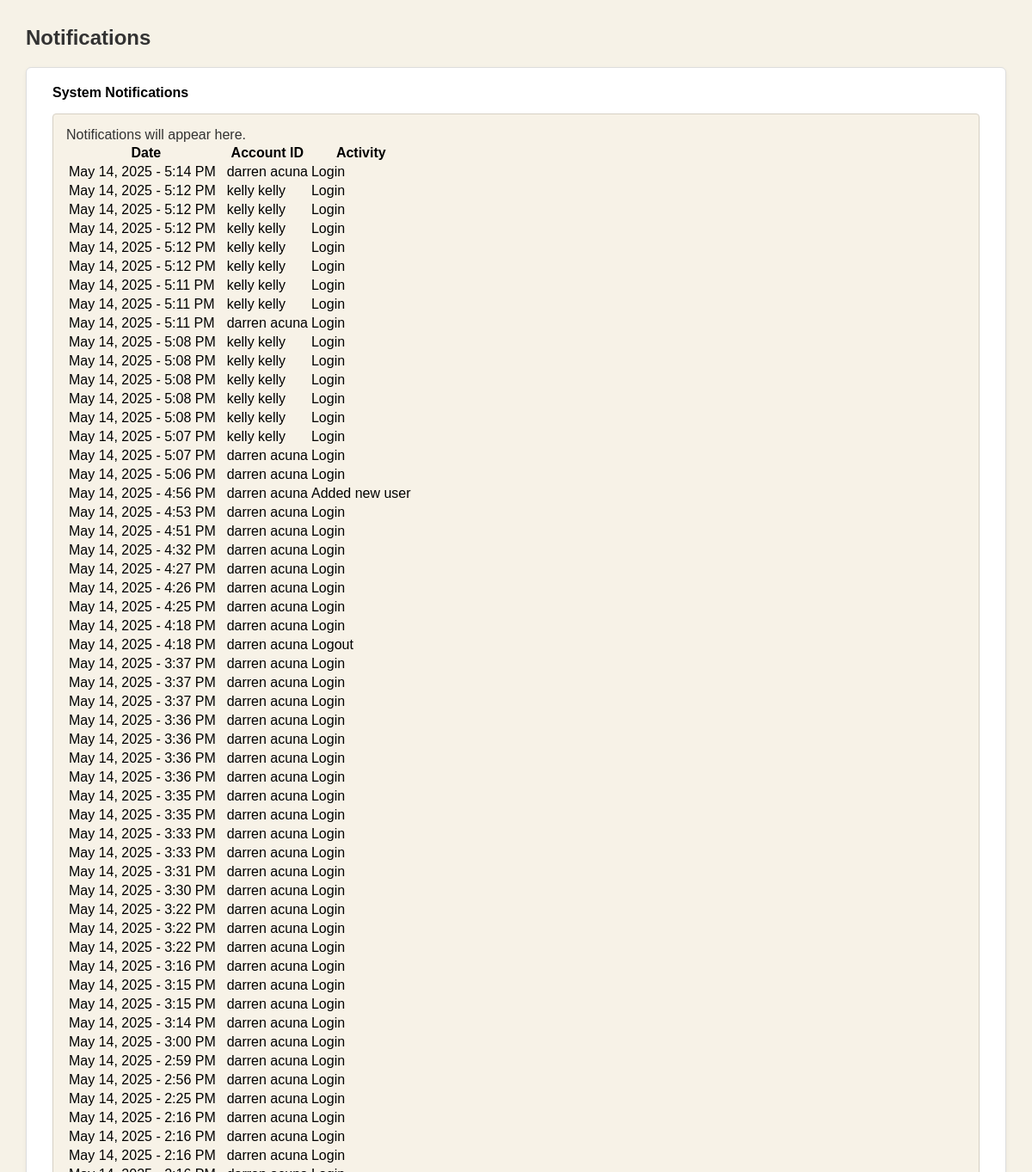
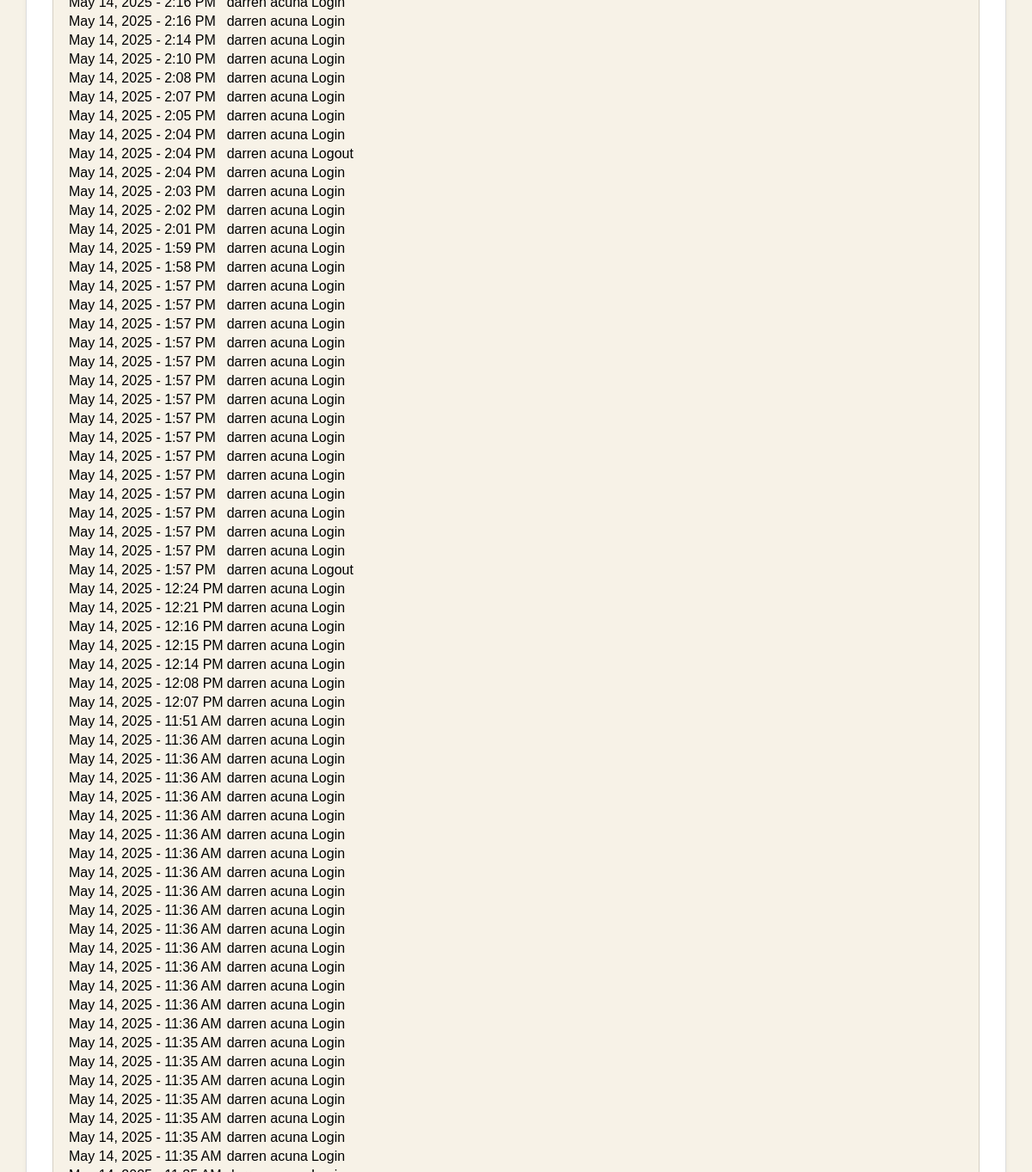
The page /pages/notifications.php (signed in, upper part) on the database as committed earlier (2 pictures, top to bottom).
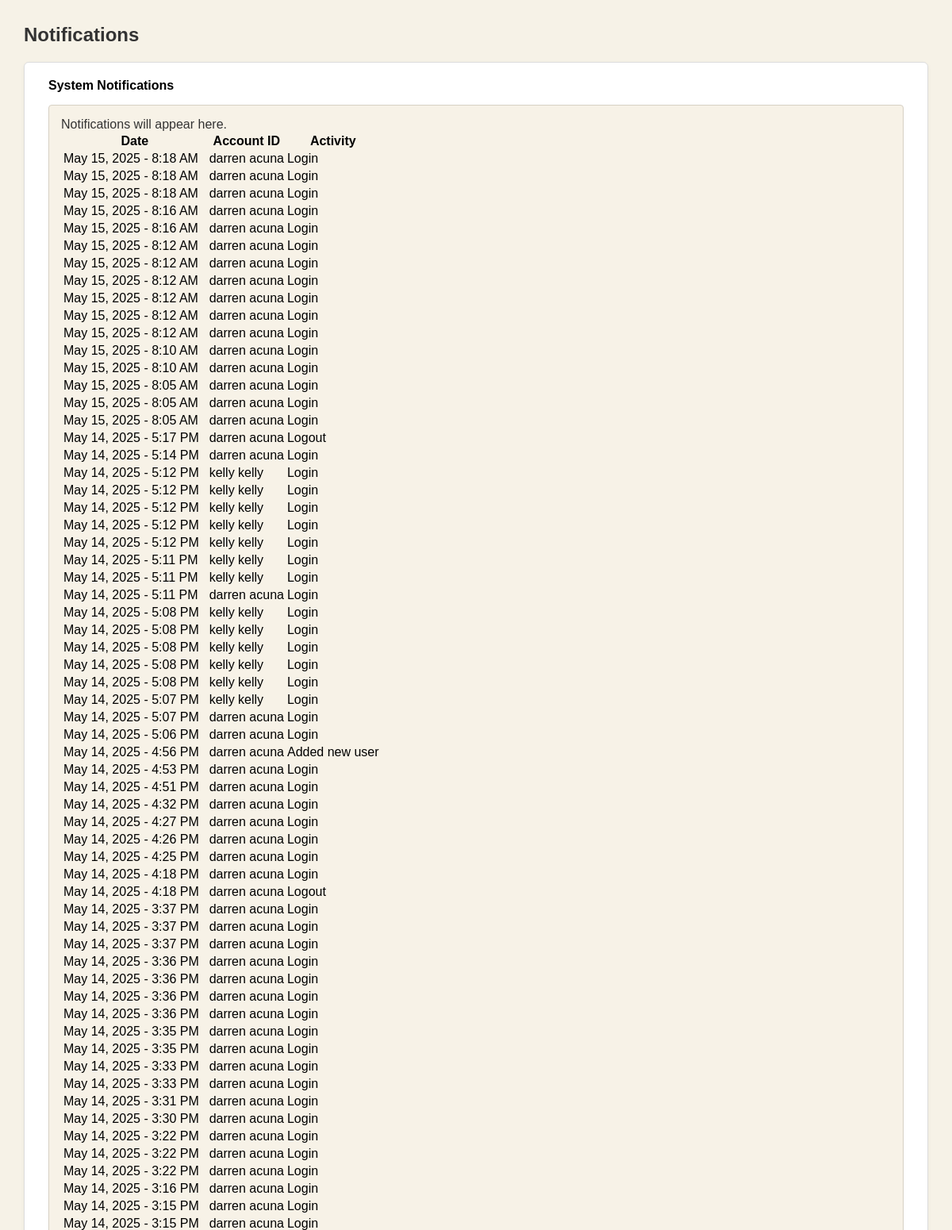
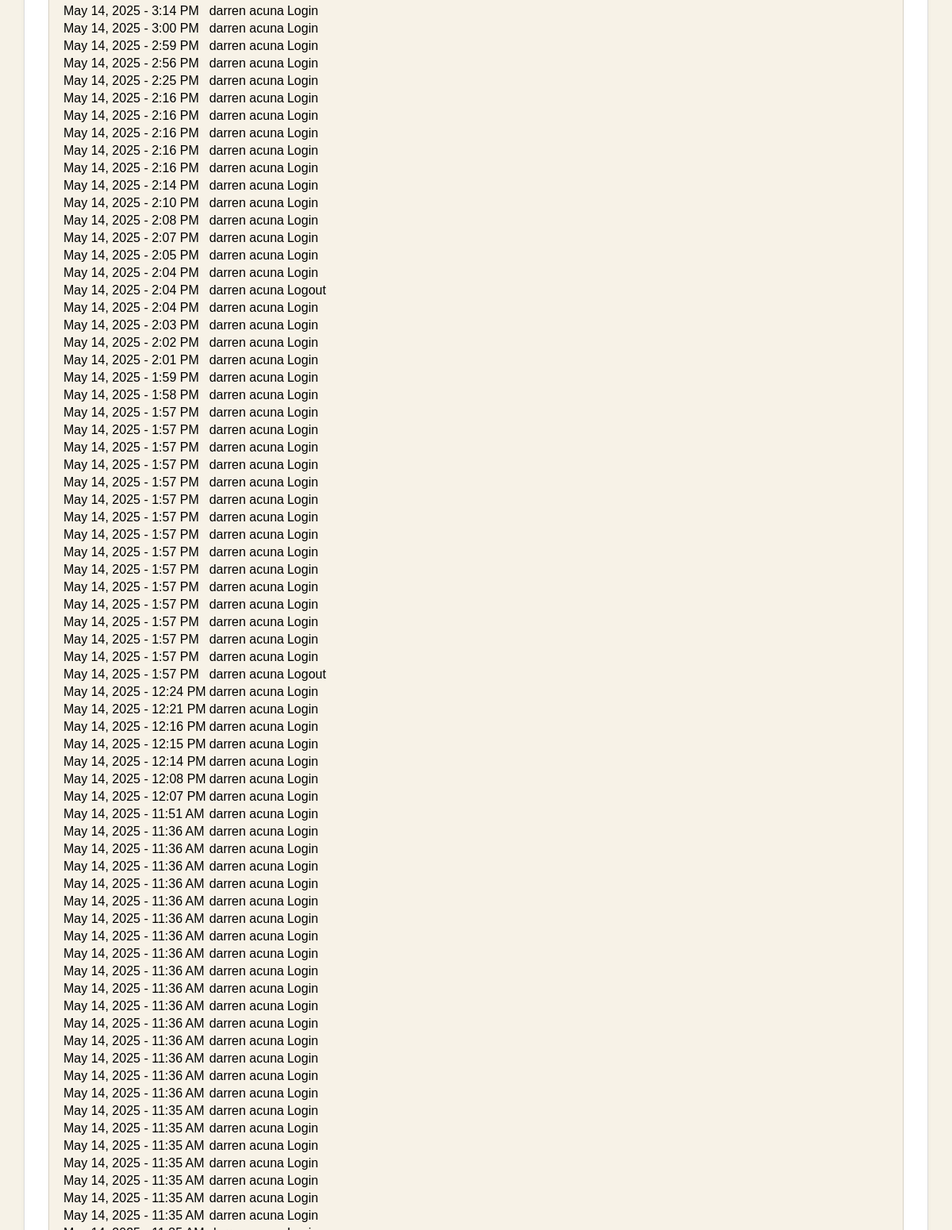
The same page on the database as committed later (2 pictures, top to bottom).
### tables this page shows
CREATE TABLE `tblaudittrail` (
  `audit_id` int(11) NOT NULL AUTO_INCREMENT,
  `activity` varchar(128) DEFAULT '',
  `description` varchar(128) DEFAULT '',
  `accountid` int(11) DEFAULT 0,
  `created_at` timestamp NOT NULL DEFAULT current_timestamp(),
  PRIMARY KEY (`audit_id`)
);

CREATE TABLE `tblaccounts` (
  `accountid` int(11) NOT NULL AUTO_INCREMENT,
  `user_id` varchar(128) DEFAULT '',
  `username` varchar(128) DEFAULT '',
  `account_password` varchar(128) DEFAULT '',
  `first_name` varchar(128) DEFAULT '',
  `last_name` varchar(128) DEFAULT '',
  `middle_name` varchar(128) DEFAULT '',
  `address` varchar(255) DEFAULT '',
  `age` int(11) DEFAULT 0,
  `email_address` varchar(128) DEFAULT '',
  `contact_number` varchar(128) DEFAULT '',
  `account_type` varchar(128) DEFAULT '',
  `is_blocked` tinyint(1) DEFAULT 0,
  PRIMARY KEY (`accountid`)
);

### pages/notifications.php (the view, shortened to what this page needs)
<?php include('../includes/init.php'); is_blocked(); ?>
<h2>Notifications</h2>
<div class="notification-container">
    <div class="section-title">System Notifications</div>
    <div class="notification-box">
        Notifications will appear here.
        <table class="audit-trail-table">
            <thead>
                <tr>
                    <th>Date</th>
                    <th>Account ID</th>
                    <th>Activity</th>
                </tr>
            </thead>
            <tbody>
                <?php
                $rs = mysqli_query($db_connection, 'SELECT a.*, b.* FROM tblaudittrail a, tblaccounts b WHERE a.accountid=b.accountid ORDER BY a.created_at DESC');
                while ($rw = mysqli_fetch_array($rs)) {
                    $created_at = date('F j, Y - g:i A', strtotime($rw['created_at']));
                    $accountid = htmlspecialchars($rw['first_name']);
                    $accountid2 = htmlspecialchars($rw['last_name']);
                    $activity = htmlspecialchars($rw['activity']);
                    echo '
                        <tr>
                            <td>' . $created_at . '</td>
                            <td>' . $accountid . ' ' . $accountid2 . '</td>
                            <td>' . $activity . '</td>
                        </tr>
                    ';
                }
                ?>
            </tbody>
        </table>
    </div>
</div>

Rows that differ between the two databases and show on the page:
added tblaudittrail: created_at "May 15, 2025 - 8:18 AM", accountid.first_name "darren", accountid.last_name "acuna", activity "Login"
added tblaudittrail: created_at "May 15, 2025 - 8:18 AM", accountid.first_name "darren", accountid.last_name "acuna", activity "Login"
added tblaudittrail: created_at "May 15, 2025 - 8:18 AM", accountid.first_name "darren", accountid.last_name "acuna", activity "Login"
added tblaudittrail: created_at "May 15, 2025 - 8:16 AM", accountid.first_name "darren", accountid.last_name "acuna", activity "Login"
added tblaudittrail: created_at "May 15, 2025 - 8:16 AM", accountid.first_name "darren", accountid.last_name "acuna", activity "Login"
added tblaudittrail: created_at "May 15, 2025 - 8:12 AM", accountid.first_name "darren", accountid.last_name "acuna", activity "Login"
added tblaudittrail: created_at "May 15, 2025 - 8:12 AM", accountid.first_name "darren", accountid.last_name "acuna", activity "Login"
added tblaudittrail: created_at "May 15, 2025 - 8:12 AM", accountid.first_name "darren", accountid.last_name "acuna", activity "Login"
added tblaudittrail: created_at "May 15, 2025 - 8:12 AM", accountid.first_name "darren", accountid.last_name "acuna", activity "Login"
added tblaudittrail: created_at "May 15, 2025 - 8:12 AM", accountid.first_name "darren", accountid.last_name "acuna", activity "Login"
added tblaudittrail: created_at "May 15, 2025 - 8:12 AM", accountid.first_name "darren", accountid.last_name "acuna", activity "Login"
added tblaudittrail: created_at "May 15, 2025 - 8:10 AM", accountid.first_name "darren", accountid.last_name "acuna", activity "Login"
added tblaudittrail: created_at "May 15, 2025 - 8:10 AM", accountid.first_name "darren", accountid.last_name "acuna", activity "Login"
added tblaudittrail: created_at "May 15, 2025 - 8:05 AM", accountid.first_name "darren", accountid.last_name "acuna", activity "Login"
added tblaudittrail: created_at "May 15, 2025 - 8:05 AM", accountid.first_name "darren", accountid.last_name "acuna", activity "Login"
added tblaudittrail: created_at "May 15, 2025 - 8:05 AM", accountid.first_name "darren", accountid.last_name "acuna", activity "Login"
added tblaudittrail: created_at "May 14, 2025 - 5:17 PM", accountid.first_name "darren", accountid.last_name "acuna", activity "Logout"
shown differently, row unchanged: tblaudittrail (number 89 of 132 on the later page): moves down the list
shown differently, row unchanged: tblaudittrail (number 121 of 132 on the later page): moves down the list
